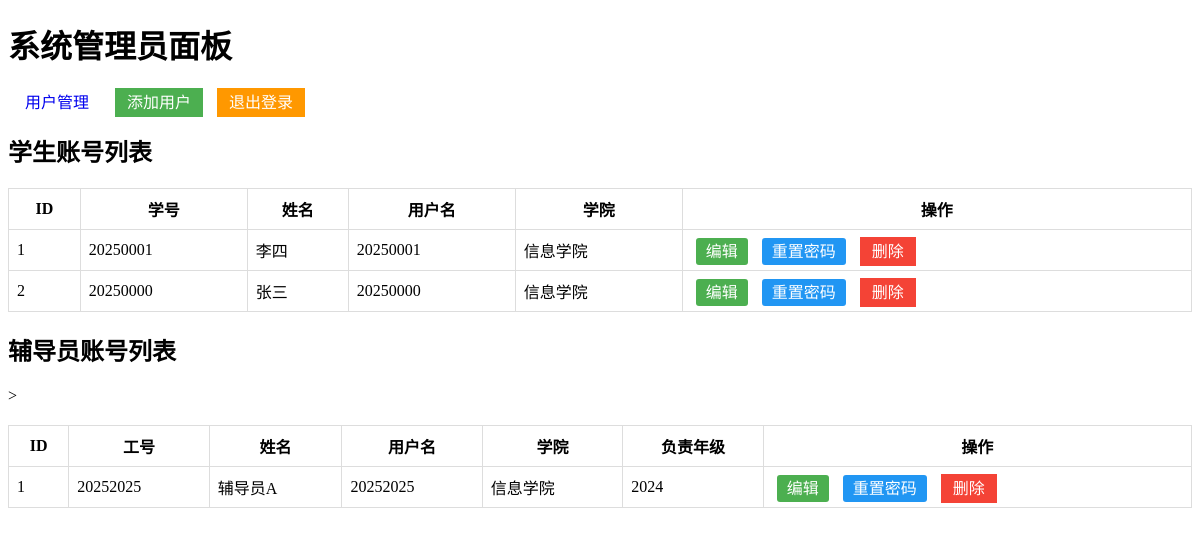
Page /admins/ (signed in) on the earlier database version.
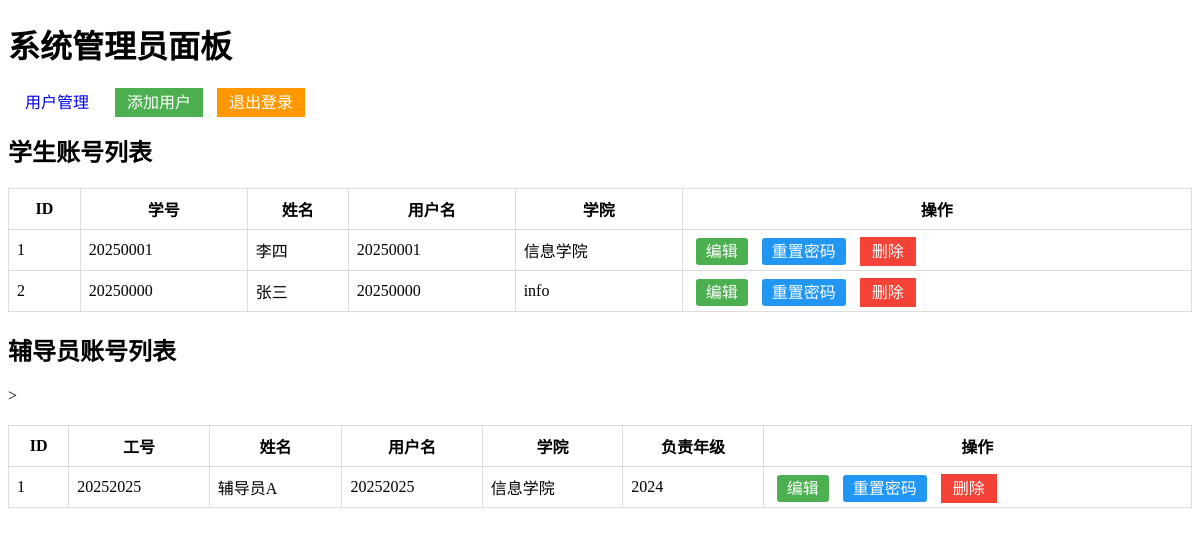
Same page on the later database version.
### apps/students/models.py (models this page shows, shortened)
class StudentProfile(models.Model):
    user = models.OneToOneField(
        User,
        on_delete=models.CASCADE,
        null=True,
        related_name='profile'  # 反向关联名称
    )
    COLLEGE_CHOICES = [
        ('info', '信息学院'),
        ('other', '其他'),
    ]
    full_name = models.CharField("姓名", max_length=100, blank=True)
    student_id = models.CharField("学号", max_length=20, unique=True,
                                  validators=[RegexValidator(regex=r'^\d{8,20}$', message='学号必须是8-20位数字')])
    grade = models.CharField("年级", max_length=20, blank=True)
    college = models.CharField(
        "学院",
        max_length=100,
        blank=True,
        choices=COLLEGE_CHOICES,
        default='other'  # 默认值设为其他
    )
    department = models.CharField("系别", max_length=100, blank=True)
    major = models.CharField("专业", max_length=100, blank=True)
    enrollment_year = models.PositiveIntegerField("入学年份", null=True, blank=True, help_text="例如：2023")
    GENDER_CHOICES = [
        ('M', '男'),
        ('F', '女'),
        ('O', '其他'),
    ]
    gender = models.CharField("性别", max_length=1, choices=GENDER_CHOICES, blank=True)
    ethnicity = models.CharField("民族", max_length=50, blank=True)
    political_status = models.CharField("政治面貌", max_length=50, blank=True)
    id_card = models.CharField("身份证号", max_length=18, blank=True,
                               validators=[RegexValidator(regex=r'^\d{17}[\dXx]$', message='请输入有效的身份证号')])
    phone = models.CharField("手机号", max_length=11, blank=True, help_text="请输入11位手机号码")
    email = models.EmailField("邮箱", blank=True, help_text="请输入有效的邮箱地址")
    academic_comprehensive_score = models.DecimalField(
        "学业综合成绩",  # 辅导员可设置
        max_digits=5,
        decimal_places=1,
        null=True,
        blank=True
    )
    academic_expertise_score = models.DecimalField(
        "学术专长成绩",  # 来自学术类材料加分
        max_digits=5,
        decimal_places=1,
        default=0
    )
    comprehensive_performance_score = models.DecimalField(
        "综合表现成绩",  # 来自综合类材料加分
        max_digits=5,
        decimal_places=1,
        default=0
    )
    total_score = models.DecimalField(
        "总成绩",
        max_digits=5,
        decimal_places=1,
        null=True,
        blank=True
    )
    academic_comprehensive_ratio = models.DecimalField(
        "学业综合成绩权重",
        max_digits=3,
        decimal_places=2,
        default=0.6  # 60%
    )
    academic_expertise_ratio = models.DecimalField(
        "学术专长成绩权重",
        max_digits=3,
        decimal_places=2,
        default=0.2  # 20%
    )
    comprehensive_performance_ratio = models.DecimalField(
        "综合表现成绩权重",
        max_digits=3,
        decimal_places=2,
        default=0.2  # 20%
    )

### apps/admins/views.py (the view)
# urls.py: path('', views.admin_dashboard, name='admin_dashboard'),
@user_passes_test(is_superadmin, login_url='admin_login')
def admin_dashboard(request):
    students = StudentProfile.objects.select_related('user').all()
    counselors = CounselorProfile.objects.select_related('user').all()
    return render(request, 'admins/dashboard.html', {
        'students': students,
        'counselors': counselors,
    })

### apps/admins/views.py (called while the page is built)
def is_superadmin(user):
    return user.is_authenticated and user.is_superuser

### templates/admins/dashboard.html
{% extends 'admins/base.html' %}
{% load static %}
{% block extra_css %}
    <link href="{% static 'CSS/admins/dashboard.css' %}" rel="stylesheet">
{% endblock %}
{% block content %}
    <h2>学生账号列表</h2>
    <table class="user-table">
        <tr>
            <th>ID</th>
            <th>学号</th>
            <th>姓名</th>
            <th>用户名</th>
            <th>学院</th>
            <th>操作</th>
        </tr>
        {% for student in students %}
        <tr>
            <td>{{ student.id }}</td>
            <td>{{ student.student_id }}</td>
            <td>{{ student.full_name }}</td>
            <td>{{ student.user.username }}</td>
            <td>{{ student.college }}</td>
            <td>
                <a href="{% url 'edit_user' student.user.id %}" class="btn btn-edit">编辑</a>
                <a href="{% url 'reset_password' student.user.id %}" class="btn btn-reset"
                   onclick="return confirm('确定要重置密码密码吗？')">重置密码</a>
                <a href="{% url 'delete_user' student.user.id %}" class="btn btn-delete"
                   onclick="return confirm('确定要删除吗？')">删除</a>
            </td>
        </tr>
        {% empty %}
        <tr><td colspan="6">暂无学生数据</td></tr>
        {% endfor %}
    </table>
    <h2>辅导员账号列表</h2>
    <table class="user-table">
        <tr>
            <th>ID</th>
            <th>工号</th>
            <th>姓名</th>
            <th>用户名</th>
            <th>学院</th>>
            <th>负责年级</th>
            <th>操作</th>
        </tr>
        {% for counselor in counselors %}
        <tr>
            <td>{{ counselor.id }}</td>
            <td>{{ counselor.employee_id }}</td>
            <td>{{ counselor.full_name }}</td>
            <td>{{ counselor.user.username }}</td>
            <td>{{ counselor.college }}</td>
            <td>{{ counselor.grade }}</td>
            <td>
                <a href="{% url 'edit_user' counselor.user.id %}" class="btn btn-edit">编辑</a>
                <a href="{% url 'reset_password' counselor.user.id %}" class="btn btn-reset"
                   onclick="return confirm('确定要重置密码吗？')">重置密码</a>
                <a href="{% url 'delete_user' counselor.user.id %}" class="btn btn-delete"
                   onclick="return confirm('确定要删除吗？')">删除</a>
            </td>
        </tr>
        {% empty %}
        <tr><td colspan="6">暂无辅导员数据</td></tr>
        {% endfor %}
    </table>
{% endblock %}

Differences in the rows shown:
changed StudentProfile "张三": college "信息学院" → "info"
